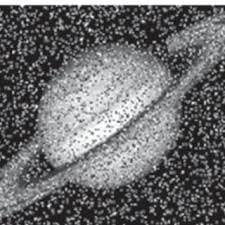
#> input picture Offline on CFT/noisy_image.png, 225 x 225 px, found by its file name
$ python 2205138_second.py
#> lines starting #> are read from the running program, lines starting #| are printed output that depends on the picture
import numpy as np
import matplotlib.pyplot as plt
from imageio.v2 import imread

# =====================================================
# Continuous Image Class
# =====================================================


class ContinuousImage:
    """
    Represents an image as a continuous 2D signal.
    """

    def __init__(self, image_path):
#> called with image_path = 'noisy_image.png'
        self.image = imread(image_path, mode='L')
#> self.image: shape (225, 225); min 4, max 255, mean 109.2
        self.image = self.image / np.max(self.image)

        # Define continuous spatial axes
        self.x = np.linspace(-1, 1, self.image.shape[1])
#> self.x = 225 values from -1 to 1
        self.y = np.linspace(-1, 1, self.image.shape[0])
#> self.y = 225 values from -1 to 1

    def show(self, title="Image"):
        plt.imshow(self.image, cmap='gray')
        plt.title(title)
        plt.axis('off')
        plt.show()


# =====================================================
# 2D Continuous Fourier Transform Class
# =====================================================
class CFT2D:
    """
    Computes 2D Continuous Fourier Transform
    using separability and numerical integration.
    """

    def __init__(self, image_obj: ContinuousImage):
        self.I = image_obj.image
        self.x = image_obj.x
        self.y = image_obj.y

    def compute_cft(self):
        """
        Compute real and imaginary parts of 2D CFT.
        """
        rows, cols = self.I.shape
#> rows = 225; cols = 225
        real = np.zeros((cols, rows))
        imag = np.zeros((cols, rows))

        ny = len(self.x)
#> ny = 225
        nx = len(self.y)
#> nx = 225
        X = np.empty((ny, nx), dtype=float)
        Y = np.empty((ny, nx), dtype=float)
        for i in range(ny):
            for j in range(nx):
                X[i, j] = self.x[j]
                Y[i, j] = self.y[i]
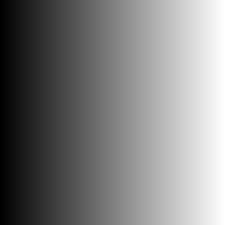
#> X: shape (225, 225) float64; min -1, max 1, mean -6.72e-17; drawn with min black and max white
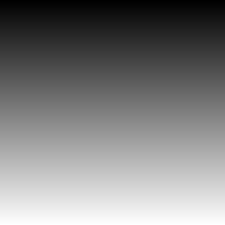
#> Y: shape (225, 225) float64; min -1, max 1, mean -8.53e-17; drawn with min black and max white

        for i in range(len(self.x)):
            ui = self.x[i]
            for j in range(len(self.y)):
                vj = self.y[j]
                phase = 2*np.pi*(ui*X+vj*Y)
                cosIntegrand = self.I*np.cos(phase)
                sinIntegrand = self.I*np.sin(phase)
                real[i, j] = np.trapezoid(np.trapezoid(
                    cosIntegrand, self.y, axis=0), self.x)
                imag[i, j] = - \
                    np.trapezoid(np.trapezoid(
                        sinIntegrand, self.y, axis=0), self.x)
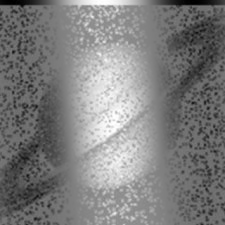
#> cosIntegrand: shape (225, 225) float64; min -1, max 1, mean -0.0122; drawn with min black and max white
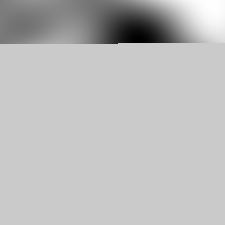
#> imag: shape (225, 225) float64; min -0.0617, max 0.016, mean -0.00406; drawn with min black and max white
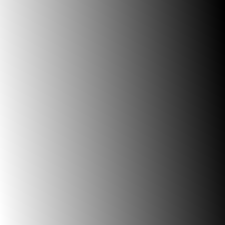
#> phase: shape (225, 225) float64; min -4.21, max 4.21, mean 2.1e-16; drawn with min black and max white
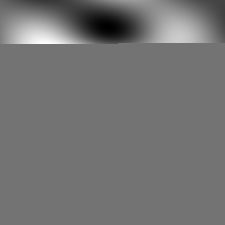
#> real: shape (225, 225) float64; min -0.161, max 0.196, mean 0.00039; drawn with min black and max white
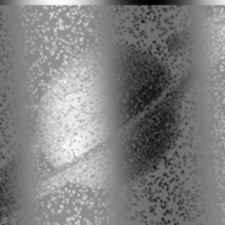
#> sinIntegrand: shape (225, 225) float64; min -1, max 1, mean 0.0127; drawn with min black and max white
        return real, imag

    # [12 lines left out: function plot_magnitude, not called in this run]


# =====================================================
# Frequency Filtering
# =====================================================
class FrequencyFilter:
    # [10 lines left out: function low_pass, not called in this run]

# =====================================================
# Inverse 2D Continuous Fourier Transform
# =====================================================


class InverseCFT2D:
    """
    Reconstructs image from 2D frequency spectrum.
    """

    # [31 lines left out: functions __init__, reconstruct, not called in this run]


# =====================================================
# Main Execution (Task 2)
# =====================================================
img = ContinuousImage("noisy_image.png")
img.show("Original Image")

cft2d = CFT2D(img)
#> (the run stopped early here; a loop or call above may not have finished)
